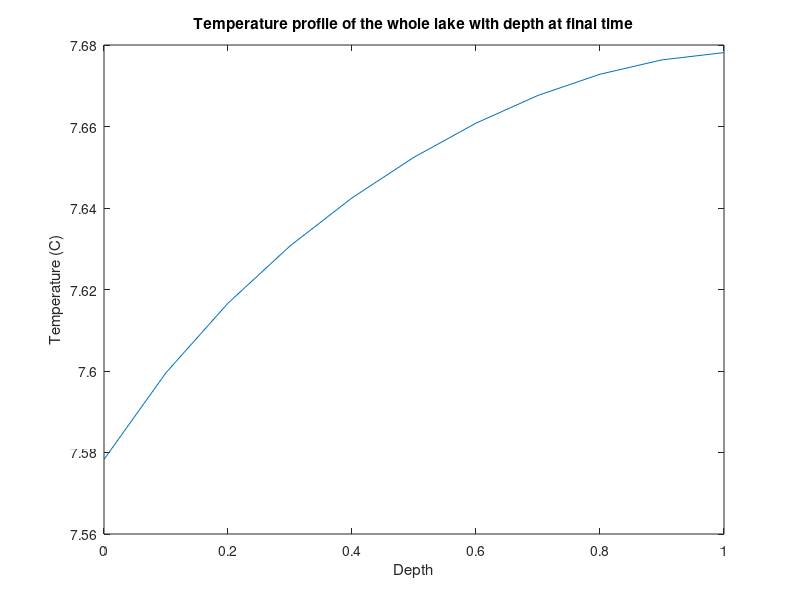
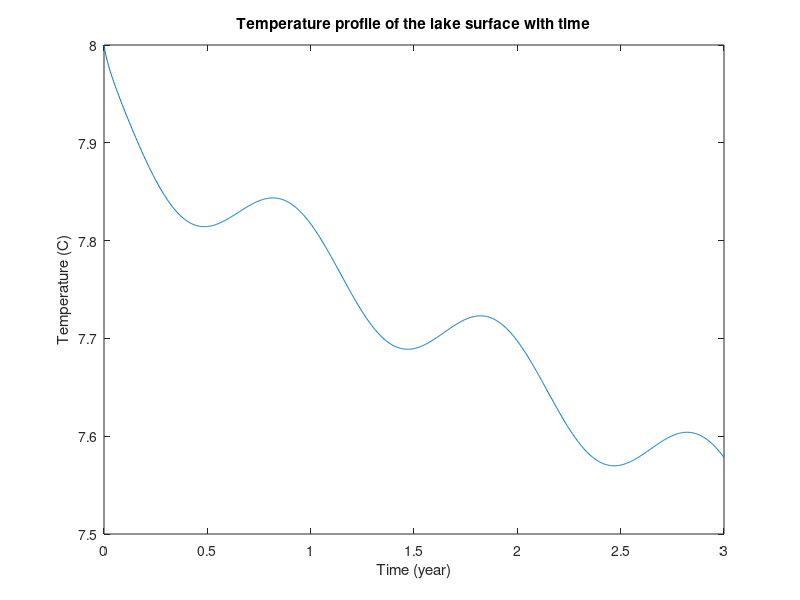
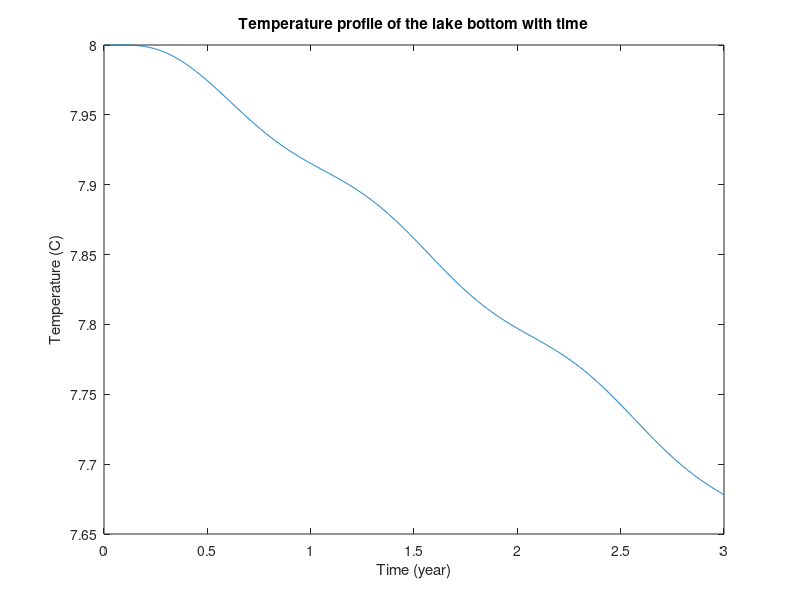

The MATLAB source for these figures, in order:
% Equation caluculated in Google Sheets from values in R. Mills (1973)

kappa_m = @(T_k) (16.4 - 0.151*T_k + 3.48e-4*T_k^2)*1e-9;

%% Parameters and constants

dz = 0.1; %depth grid spacing (m)
zf = 1; % lake depth in meters
zs = 0:dz:zf; % vector of depths in the lake

dt = 86400; % time grid spacing = 1 day
tf = 3600*24*365*3; % 3 years
ts = 0:dt:tf;

conductivity = 575; % W m^-1 K^-1 - slightly less than the value at 10C

% Net incoming shortwave radiation:

Kstar = @(t) 500+100*sin(2*pi*t/(365*86400));
% assume all radiation absorbed is right at the surface: e^(eta*z)=0

% Net longwave radiation:
epsilon = 0.97;
sigma = 5.67e-8;
% assume longwave radiation out with constant temp 8C
L_u = epsilon*sigma* (8 + 273.15)^4;

% Assume flux of sensible and latent heat are zero
Q_e = 0;
Q_h = 0;

%Total heat balance
heat = @(t) Kstar(t) - L_u + Q_e + Q_h;

%% Pre-allocate

T = 8 .* ones(length(zs), 1); %initial T throughout lake is annual avg 8C

T_all = nan(length(zs), length(ts));
T_all(:,1) = T;

known_vec = zeros(length(zs), 1);

%% Loop

for k = 1:length(ts)-1

    D = kappa_m(T(1));

    C_D = D*dt/(dz)^2;

    % Forward Euler method

    M = sparse(length(zs),length(zs));

    % create matrix

    for i = 1:length(zs)
        for j = 1:length(zs)
            if i==j
                M(i,j) = 1-2*C_D;
            elseif i-1==j
                M(i,j) = C_D;
            elseif i+1==j
                M(i,j) = C_D;
            end
        end
    end

    M(1,1) = 1-C_D;
    M(1,2) = C_D;
    M(end,end-1)=C_D;
    M(end,end) = 1-C_D;

    % Forward Euler Diffusion

    
    F_sfc = heat(ts(k))/conductivity;
    
    known_vec(1) = -C_D*dz*F_sfc;
    
    Tnew = M*T + known_vec;
    
    T_all(:,k+1) = Tnew;
    T = Tnew;
end

% plot

figure(7);
plot(zs, T_all(:,length(ts))) % end
title('Temperature profile of the whole lake with depth at final time')
xlabel('Depth')
ylabel('Temperature (C)')

figure(8)
plot(ts/86400/365, T_all(1, :))
title('Temperature profile of the lake surface with time')
xlabel('Time (year)')
ylabel('Temperature (C)')

figure(9)
plot(ts/86400/365, T_all(end, :))
title('Temperature profile of the lake bottom with time')
xlabel('Time (year)')
ylabel('Temperature (C)')
